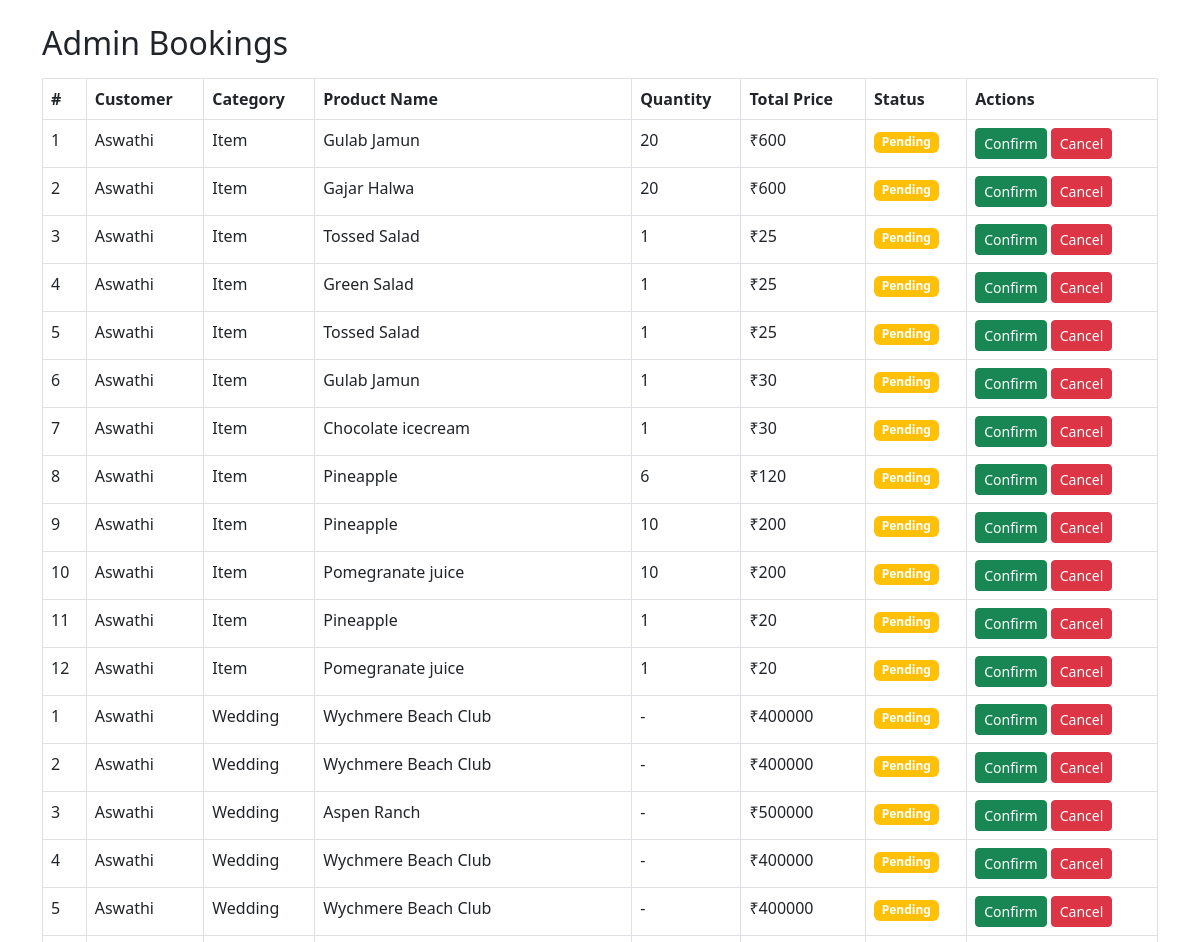
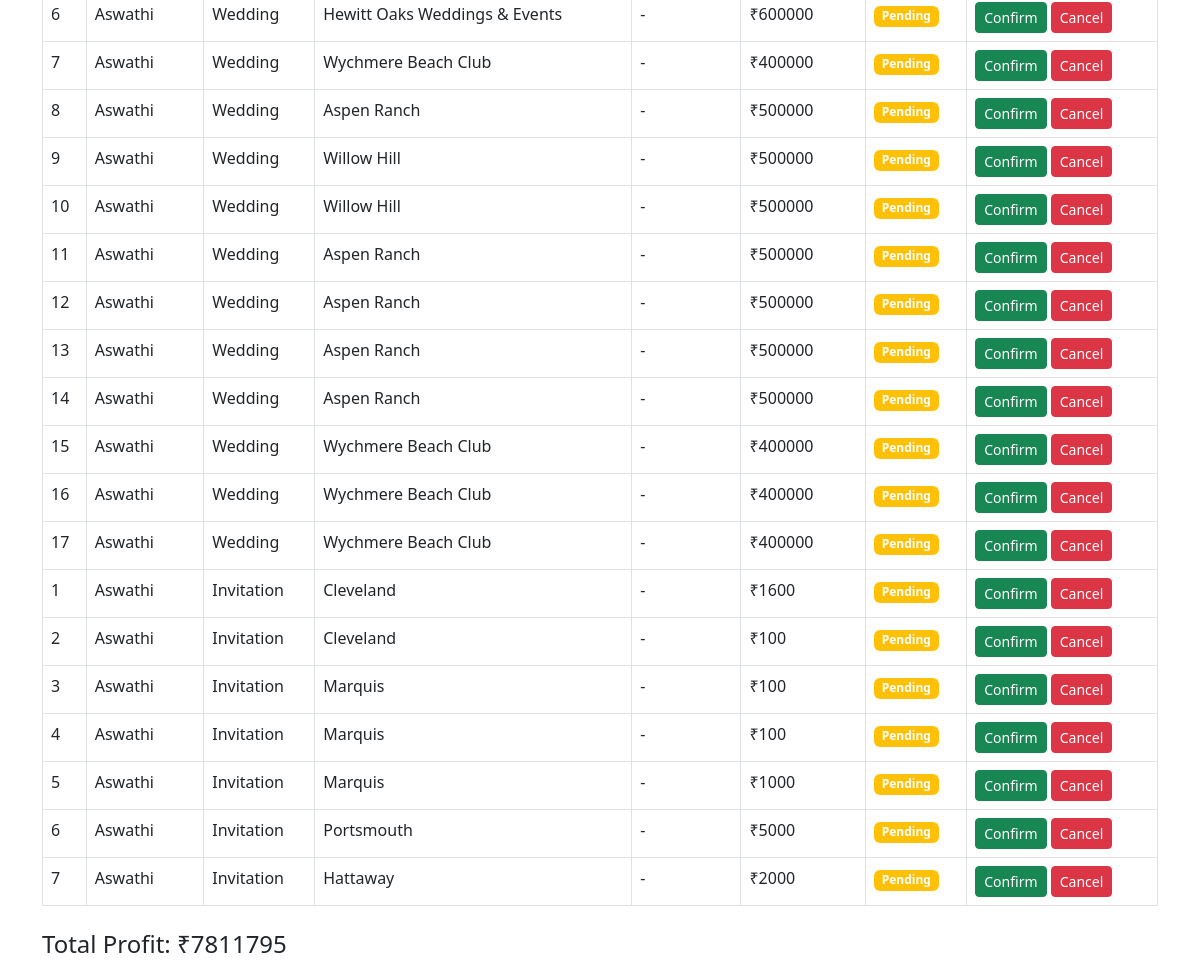
/admin_bookings/, run on an earlier commit of the app's database (2 pictures, top to bottom).
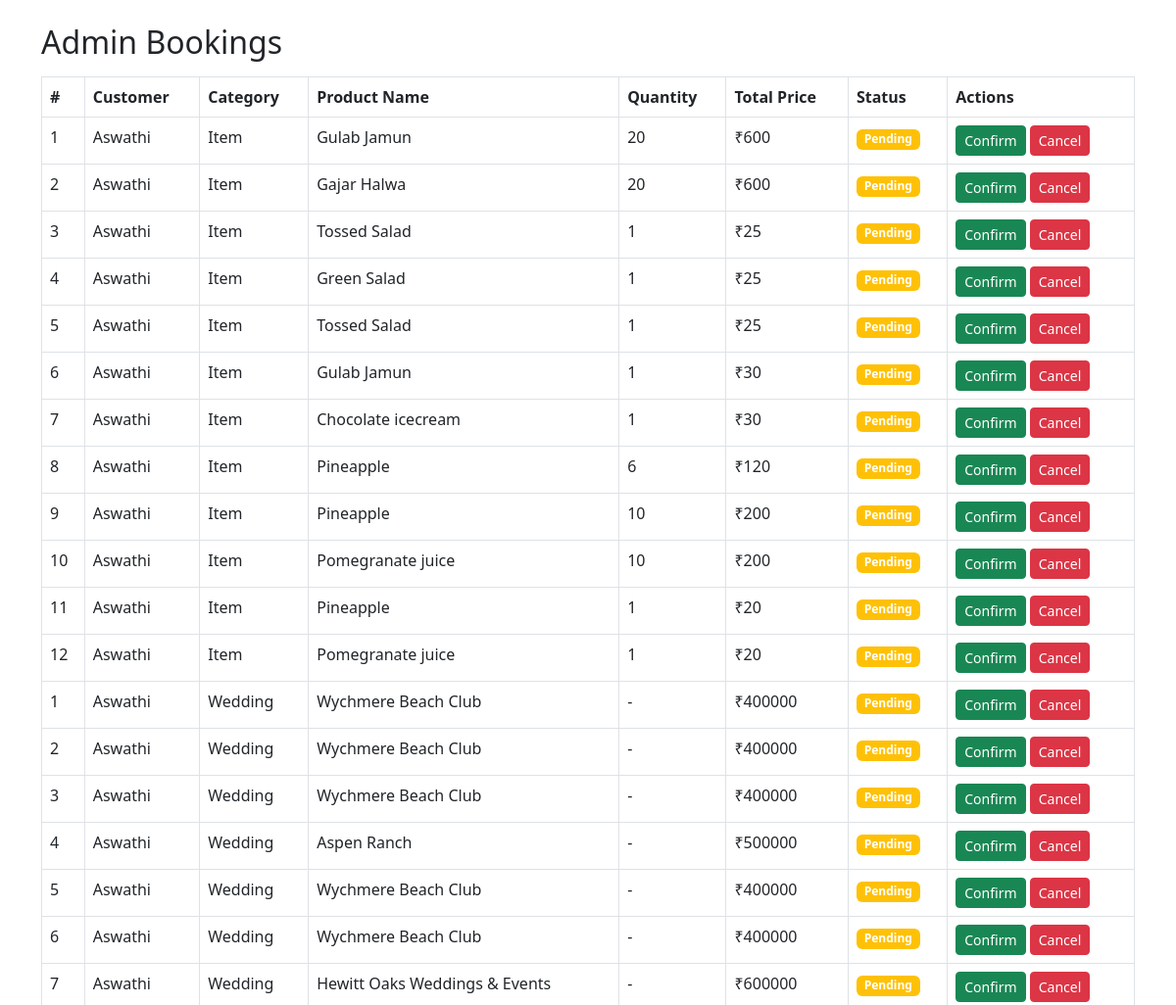
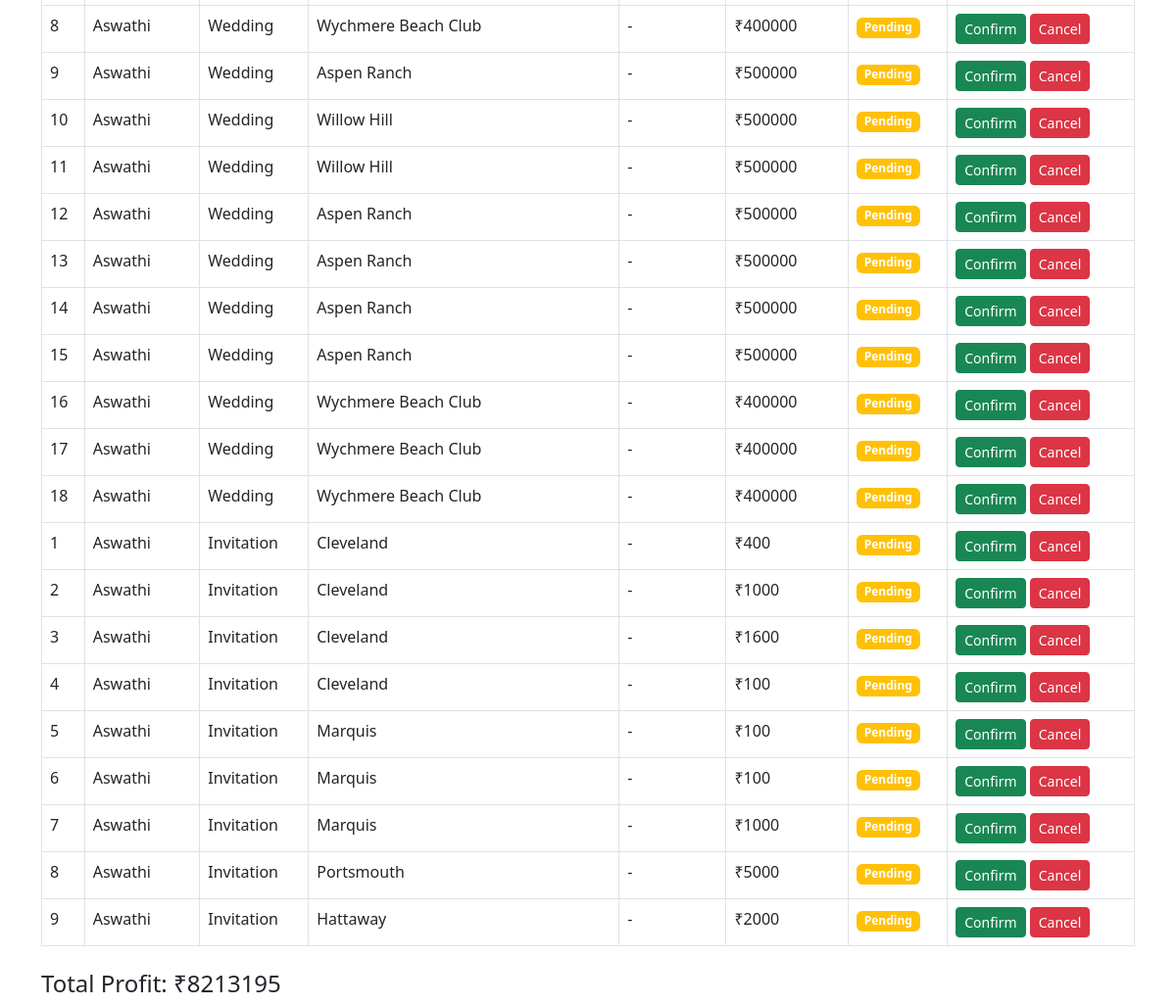
And on a later commit of the database (2 pictures, top to bottom).
### app/models.py (models this page shows, shortened)
class BuyItem(models.Model):
    user=models.ForeignKey(User,on_delete=models.CASCADE)
    item = models.ForeignKey(Item, on_delete=models.CASCADE)
    quantity = models.PositiveIntegerField(default=1)
    price=models.IntegerField()
    date = models.DateField()
    purchase_date = models.DateField(auto_now_add=True)
    address = models.ForeignKey(Address, on_delete=models.CASCADE)
    is_confirmed = models.BooleanField(default=False)
    order=models.ForeignKey(Order,on_delete=models.CASCADE,null=True)
    def get_total_price(self):
        return self.quantity * self.price

class Item(models.Model):
    category = models.ForeignKey(ItemCategory, on_delete=models.CASCADE)
    name = models.CharField(max_length=100)
    img = models.FileField()

class BuyDesWedding(models.Model):
    user=models.ForeignKey(User,on_delete=models.CASCADE)
    des = models.ForeignKey(DestinationWedding, on_delete=models.CASCADE)
    price=models.IntegerField()
    date = models.DateField()
    purchase_date = models.DateField(auto_now_add=True)
    address = models.ForeignKey(Address, on_delete=models.CASCADE)
    order=models.ForeignKey(Order,on_delete=models.CASCADE,null=True)

class DestinationWedding(models.Model):
    name = models.CharField(max_length=255)
    about = models.TextField()
    img = models.FileField()
    location = models.CharField(max_length=255)
    package_price = models.DecimalField(max_digits=10, decimal_places=2)

class BuyInv(models.Model):
    user=models.ForeignKey(User,on_delete=models.CASCADE)
    inv = models.ForeignKey(InvitationCard, on_delete=models.CASCADE)
    qty = models.PositiveIntegerField(default=1)
    price=models.IntegerField()
    date = models.DateField()
    message = models.TextField(blank=True, null=True)
    purchase_date = models.DateField(auto_now_add=True)
    address = models.ForeignKey(Address, on_delete=models.CASCADE)
    order=models.ForeignKey(Order,on_delete=models.CASCADE,null=True)
    def total_price(self):
        return self.qty * self.price

class InvitationCard(models.Model):
    category = models.ForeignKey(InvitationCategory, on_delete=models.CASCADE)
    name = models.CharField(max_length=100)
    price=models.IntegerField()
    img1 = models.FileField()
    img2 = models.FileField(blank=True, null=True)
    img3 = models.FileField(blank=True, null=True)
    img4 = models.FileField(blank=True, null=True)
    size = models.CharField(max_length=50)

### app/views.py (the view)
# urls.py: path('admin_bookings/',views.admin_bookings, name='admin_bookings'),
def admin_bookings(req):
    users = User.objects.all()
    buy_items = BuyItem.objects.select_related('user', 'item', 'address', 'order').all().order_by('-purchase_date')
    buy_weddings = BuyDesWedding.objects.select_related('user', 'des', 'address', 'order').all().order_by('-purchase_date')
    buy_invites = BuyInv.objects.select_related('user', 'inv', 'address', 'order').all().order_by('-purchase_date')
    total_profit = (
        sum(item.get_total_price() for item in buy_items) +
        sum(wed.price for wed in buy_weddings) +
        sum(inv.total_price() for inv in buy_invites)
    )
    return render(req, 'shop/admin_bookings.html', {
        'users': users,
        'buy_items': buy_items,
        'buy_weddings': buy_weddings,
        'buy_invites': buy_invites,
        'total_profit': total_profit
    })

### templates/shop/admin_bookings.html (shortened to what this page needs)
<!DOCTYPE html>
<html lang="en">
<head>
    <link rel="stylesheet" href="https://cdn.jsdelivr.net/npm/bootstrap@5.3.0/dist/css/bootstrap.min.css">
</head>
<body>
<div class="container mt-4">
    <h2 class="mb-3">Admin Bookings</h2>
    <table class="table table-bordered">
        <thead class="thead-dark">
            <tr>
                <th>#</th>
                <th>Customer</th>
                <th>Category</th>
                <th>Product Name</th>
                <th>Quantity</th>
                <th>Total Price</th>
                <th>Status</th>
                <th>Actions</th>
            </tr>
        </thead>
        <tbody>
            {% for order in buy_items %}
            <tr>
                <td>{{ forloop.counter }}</td>
                <td>{{ order.user.first_name }} {{ order.user.last_name }}</td>
                <td>Item</td>
                <td>{{ order.item.name }}</td>
                <td>{{ order.quantity }}</td>
                <td>₹{{ order.get_total_price }}</td>
                <td>
                    {% if order.is_confirmed %}
                        <span class="badge bg-success">Confirmed</span>
                    {% else %}
                        <span class="badge bg-warning">Pending</span>
                    {% endif %}
                </td>
                <td>
                    {% if not order.is_confirmed %}
                        <a href="{% url 'toggle_confirmation' order.id 'item' %}" class="btn btn-sm btn-success">Confirm</a>
                    {% endif %}
                    <a href="{% url 'cancel_order' order.id 'item' %}" class="btn btn-sm btn-danger">Cancel</a>
                </td>
            </tr>
            {% endfor %}
            {% for order in buy_weddings %}
            <tr>
                <td>{{ forloop.counter }}</td>
                <td>{{ order.user.first_name }} {{ order.user.last_name }}</td>
                <td>Wedding</td>
                <td>{{ order.des.name }}</td>
                <td>-</td>
                <td>₹{{ order.price }}</td>
                <td>
                    {% if order.is_confirmed %}
                        <span class="badge bg-success">Confirmed</span>
                    {% else %}
                        <span class="badge bg-warning">Pending</span>
                    {% endif %}
                </td>
                <td>
                    {% if not order.is_confirmed %}
                        <a href="{% url 'toggle_confirmation' order.id 'wedding' %}" class="btn btn-sm btn-success">Confirm</a>
                    {% endif %}
                    <a href="{% url 'cancel_order' order.id 'wedding' %}" class="btn btn-sm btn-danger">Cancel</a>
                </td>
            </tr>
            {% endfor %}
            {% for order in buy_invites %}
            <tr>
                <td>{{ forloop.counter }}</td>
                <td>{{ order.user.first_name }} {{ order.user.last_name }}</td>
                <td>Invitation</td>
                <td>{{ order.inv.name }}</td>
                <td>-</td>
                <td>₹{{ order.total_price }}</td>
                <td>
                    {% if order.is_confirmed %}
                        <span class="badge bg-success">Confirmed</span>
                    {% else %}
                        <span class="badge bg-warning">Pending</span>
                    {% endif %}
                </td>
                <td>
                    {% if not order.is_confirmed %}
                        <a href="{% url 'toggle_confirmation' order.id 'inv' %}" class="btn btn-sm btn-success">Confirm</a>
                    {% endif %}
                    <a href="{% url 'cancel_order' order.id 'inv' %}" class="btn btn-sm btn-danger">Cancel</a>
                </td>
            </tr>
            {% endfor %}
        </tbody>
    </table>
    <div class="mt-4">
        <h4>Total Profit: ₹{{ total_profit }}</h4>
    </div>
</div>
</body>
</html>

What changed in the data, as far as the page shows it:
added BuyDesWedding: user.first_name "Aswathi", des.name "Wychmere Beach Club", price "400000"
added BuyInv: user.first_name "Aswathi", inv.name "Cleveland", total_price "400"
added BuyInv: user.first_name "Aswathi", inv.name "Cleveland", total_price "1000"
Also different on the page:
{{ total_profit }}: "7811795" → "8213195"
